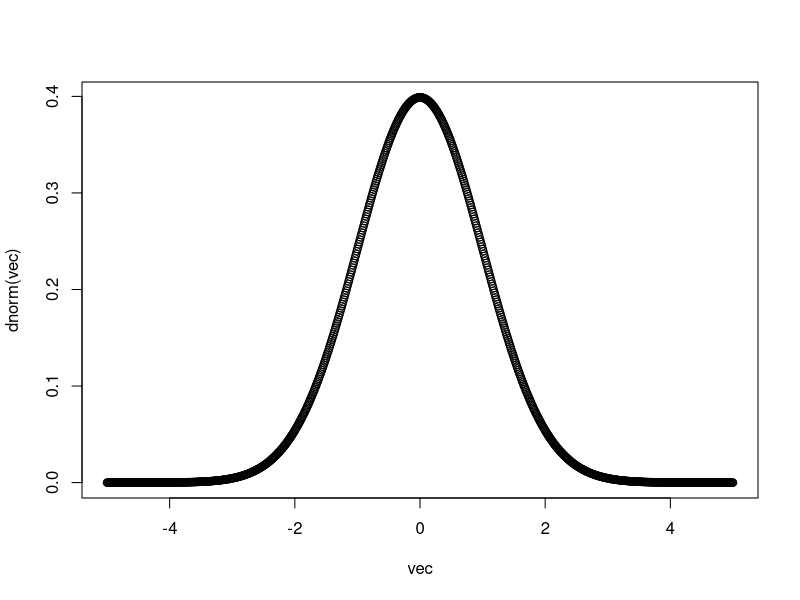
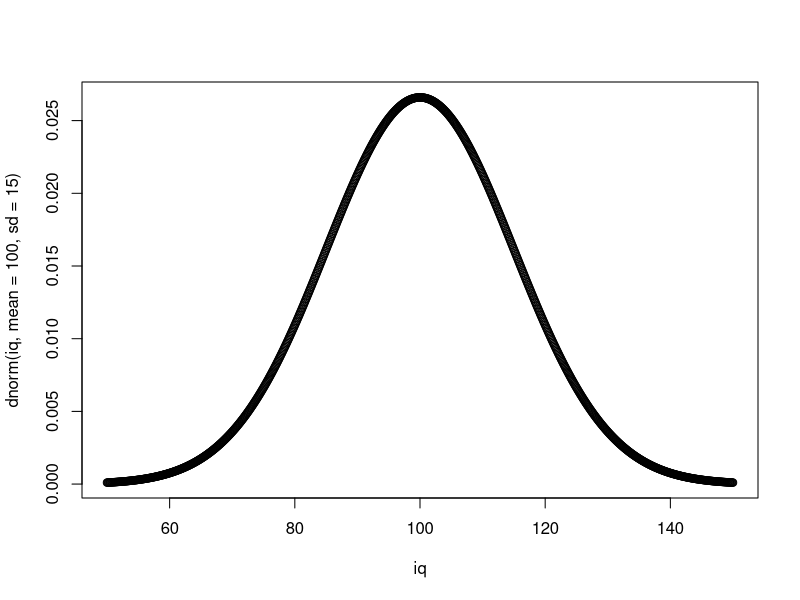
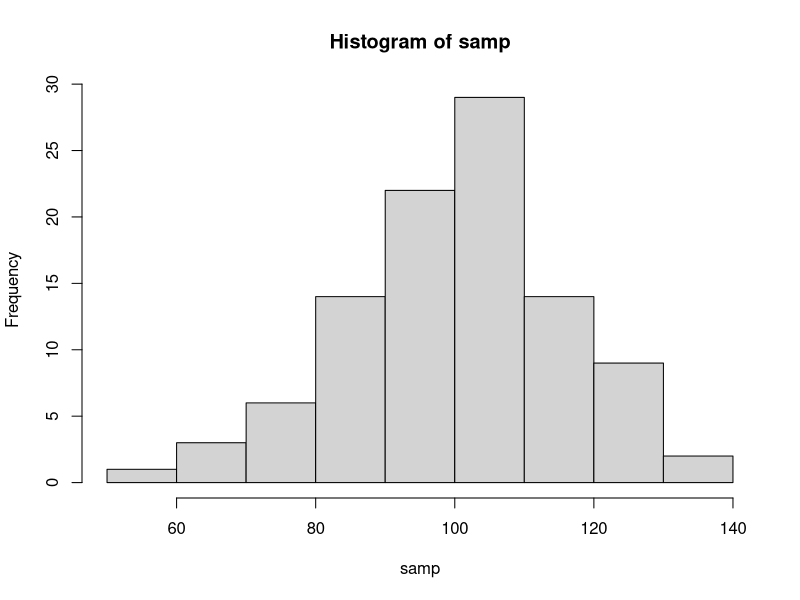
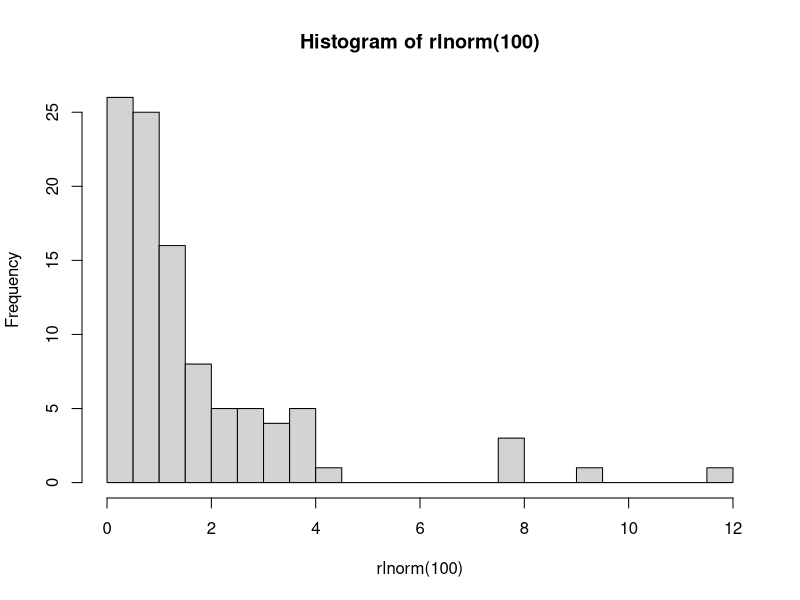
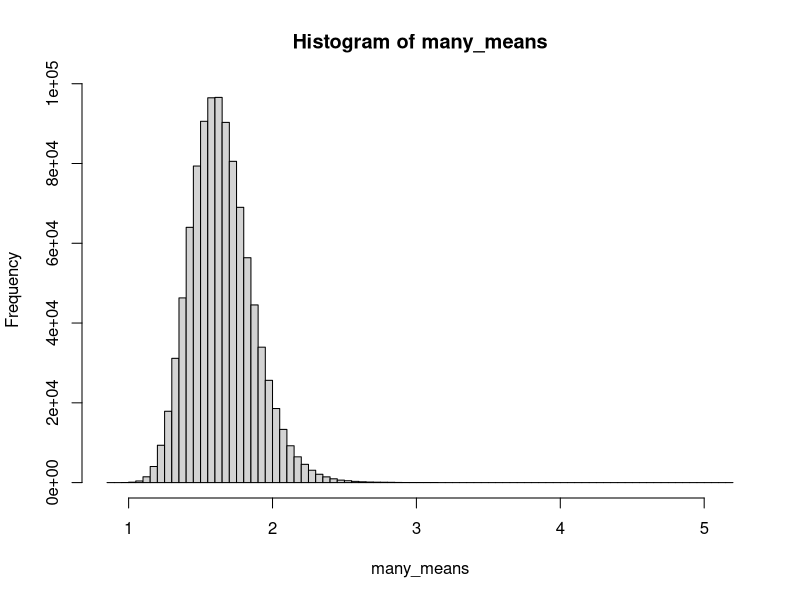

Recreate these plots in R, in order.
dnorm(0)
dnorm(1)
dnorm(-1)
vec <- seq(-5, 5, by = .01)
dnorm(vec)
plot(vec, dnorm(vec))

iq <- seq(50, 150, 0.1)
plot(iq, dnorm(iq,
               mean = 100,
               sd = 15))

pnorm(100, mean = 100, sd = 15)
1 - pnorm(130, mean = 100, sd = 15)
pnorm(0, mean = 100, sd = 15) *
  8000000000

rnorm(1, mean = 100, sd = 15)

set.seed(42)
samp <- rnorm(100, mean = 100, sd = 15)
samp
hist(samp)

mean(samp)
sqrt(sum((samp - mean(samp))^2)/
       (length(samp) - 1))
sd(samp)

#CI95%

mean(rnorm(100, mean = 100, sd = 15))
hist(rlnorm(100), breaks = 30)
many_means <- replicate(1000000,
          mean(rlnorm(100)))
hist(many_means, breaks = 100)
mean(many_means)
sd(many_means)
15/sqrt(100)

sd(samp)/sqrt(length(samp))

samp
z_emp <- (mean(samp) - 100)/ (15/sqrt(length(samp)))
(1 - pnorm(z_emp)) * 2

psych::describe(samp)
